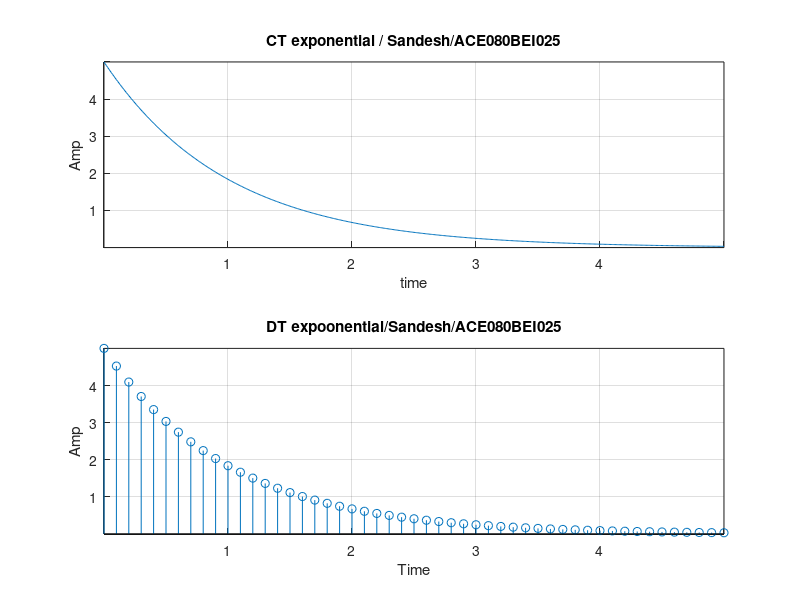

MATLAB code to generate this figure:
clc
close all;
clear all;
f=1;
t=0:0.01:5;
T=0:0.1:5;
subplot(2,1,1);
yecd =5*exp(-t);
plot(t,yecd);
xlabel('time');
ylabel('Amp');

title('CT exponential / Sandesh/ACE080BEI025') ;
set(gca,'XAxislocation','origin');
set(gca,'YAxislocation','origin');
grid on;

subplot(2,1,2);
yedd =5*exp(-T);
stem(T,yedd);
xlabel('Time')
ylabel('Amp');

title('DT expoonential/Sandesh/ACE080BEI025');
set(gca,'XAxislocation','origin');
set(gca,'YAxislocation','origin');
grid on;